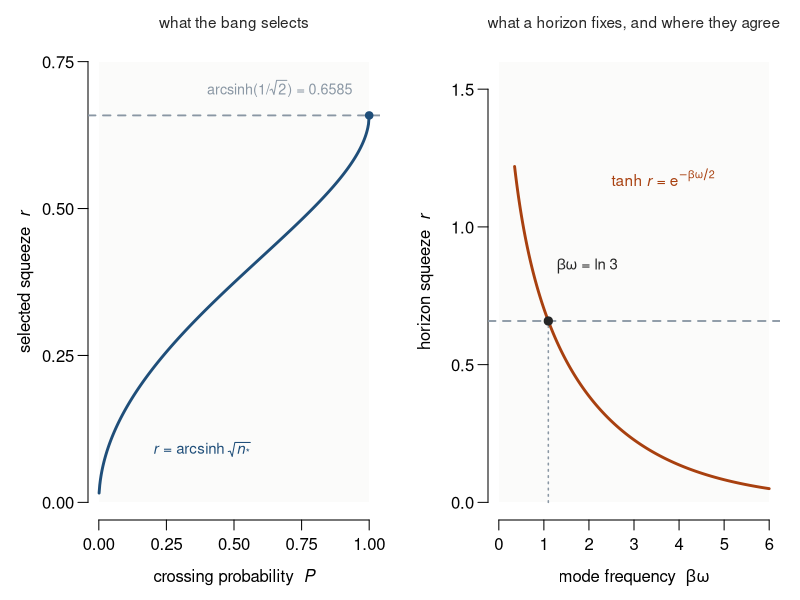
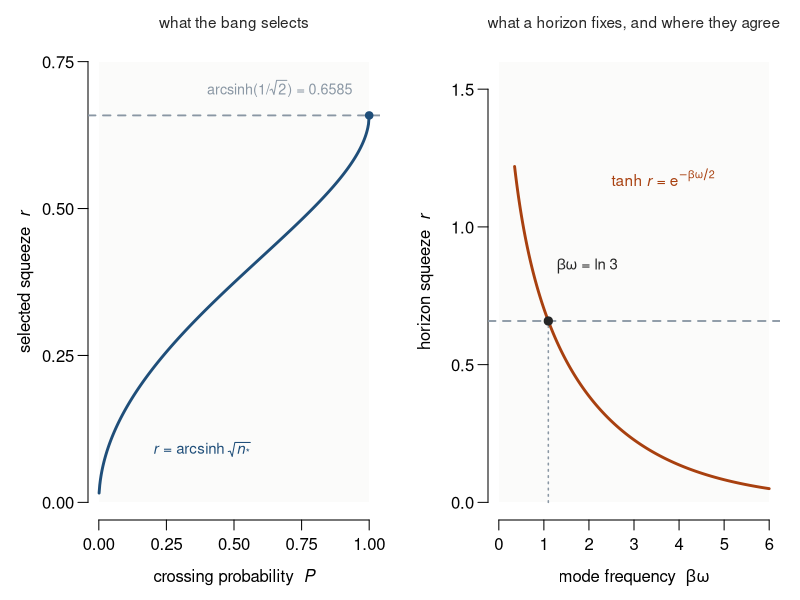

Write the R code that produced these figures, in order.
# The two ends of the construction, and the one frequency where they meet.
#
# Left: what the crossing at the bang selects. Theta-invariance forces half-and-half occupancy, so
# the pair-block floor is n_*(P) = (1 - sqrt(1-P))/2, and since a squeeze carries <N> = sinh^2 r,
# the selected occupation is a selected squeeze r = arcsinh(sqrt(n_*)). It tops out at P = 1.
#
# Right: what equilibrium at a horizon fixes. The fold's map is the half-period thermal shift, so
# the cross-sheet correlator is the direct one shifted by i beta/2, the state is the thermofield
# double, and tanh r = exp(-beta omega/2).
#
# The two are the same number at beta omega = ln 3, because sinh r = 1/sqrt2 gives cosh r =
# sqrt(3/2) and hence tanh r = 1/sqrt3. Nothing was arranged to make that happen.

n_star <- function(P) (1 - sqrt(1 - P)) / 2
r_bang <- function(P) asinh(sqrt(n_star(P)))
r_hor  <- function(bw) atanh(exp(-bw / 2))

ceiling_r <- asinh(1 / sqrt(2))
cross_bw  <- log(3)

cat("=== the two ends ===\n\n")
cat(sprintf("  bang ceiling  arcsinh(1/sqrt2)      = %.12f\n", ceiling_r))
cat(sprintf("  horizon value at beta*omega = ln 3  = %.12f\n", r_hor(cross_bw)))
cat(sprintf("  difference                          = %.3e\n", abs(ceiling_r - r_hor(cross_bw))))
stopifnot(abs(ceiling_r - r_hor(cross_bw)) < 1e-12,
          abs(r_bang(1) - ceiling_r) < 1e-12,
          abs(sinh(ceiling_r)^2 - 0.5) < 1e-12)
cat("  planted: a horizon value at beta*omega = 1 instead gives %.6f, which misses it by %.4f\n" |>
      sprintf(r_hor(1), abs(r_hor(1) - ceiling_r)))

ink <- "grey15"; c1 <- "#1f4e79"; c2 <- "#a8400f"; grey <- "#8a97a4"

draw <- function() {
  par(mfrow = c(1, 2), mar = c(4.0, 4.4, 2.2, 1.0), mgp = c(2.5, 0.7, 0), xpd = FALSE)

  Ps <- seq(0.001, 1, length.out = 400)
  plot(NA, xlim = c(0, 1), ylim = c(0, 0.75), axes = FALSE,
       xlab = expression(paste("crossing probability  ", italic(P))),
       ylab = expression(paste("selected squeeze  ", italic(r))))
  rect(0, 0, 1, 0.75, col = "#fbfbfa", border = NA)
  axis(1, at = seq(0, 1, 0.25)); axis(2, at = seq(0, 0.75, 0.25), las = 1)
  abline(h = ceiling_r, col = grey, lty = 2, lwd = 1.8)
  lines(Ps, r_bang(Ps), col = c1, lwd = 2.8)
  points(1, ceiling_r, pch = 19, cex = 1.0, col = c1)
  text(0.40, ceiling_r + 0.045, expression(paste("arcsinh(1/", sqrt(2), ") = 0.6585")),
       col = grey, cex = 0.86, adj = 0)
  text(0.20, 0.09, expression(paste(italic(r), " = arcsinh ", sqrt(italic(n)["*"]))),
       col = c1, cex = 0.90, adj = 0)
  mtext("what the bang selects", side = 3, line = 0.6, cex = 0.92, col = ink)

  bws <- seq(0.35, 6, length.out = 400)
  plot(NA, xlim = c(0, 6), ylim = c(0, 1.6), axes = FALSE,
       xlab = expression(paste("mode frequency  ", beta * omega)),
       ylab = expression(paste("horizon squeeze  ", italic(r))))
  rect(0, 0, 6, 1.6, col = "#fbfbfa", border = NA)
  axis(1, at = 0:6); axis(2, at = seq(0, 1.5, 0.5), las = 1)
  abline(h = ceiling_r, col = grey, lty = 2, lwd = 1.8)
  segments(cross_bw, 0, cross_bw, ceiling_r, col = grey, lty = 3, lwd = 1.5)
  lines(bws, r_hor(bws), col = c2, lwd = 2.8)
  points(cross_bw, ceiling_r, pch = 19, cex = 1.1, col = ink)
  text(cross_bw + 0.18, ceiling_r + 0.20, expression(paste(beta * omega, " = ln 3")),
       col = ink, cex = 0.90, adj = 0)
  text(2.5, 1.18, expression(paste("tanh ", italic(r), " = ", e^{-beta * omega / 2})),
       col = c2, cex = 0.92, adj = 0)
  mtext("what a horizon fixes, and where they agree", side = 3, line = 0.6, cex = 0.92, col = ink)
}

for (dev in c("pdf", "png")) {
  out <- sprintf("paper/fig_companion_two_ends.%s", dev)
  if (dev == "pdf") pdf(out, width = 9.6, height = 4.3, pointsize = 12)
  else png(out, width = 9.6, height = 4.3, units = "in", res = 150, pointsize = 12)
  draw(); dev.off(); cat(sprintf("  wrote %s\n", out))
}
